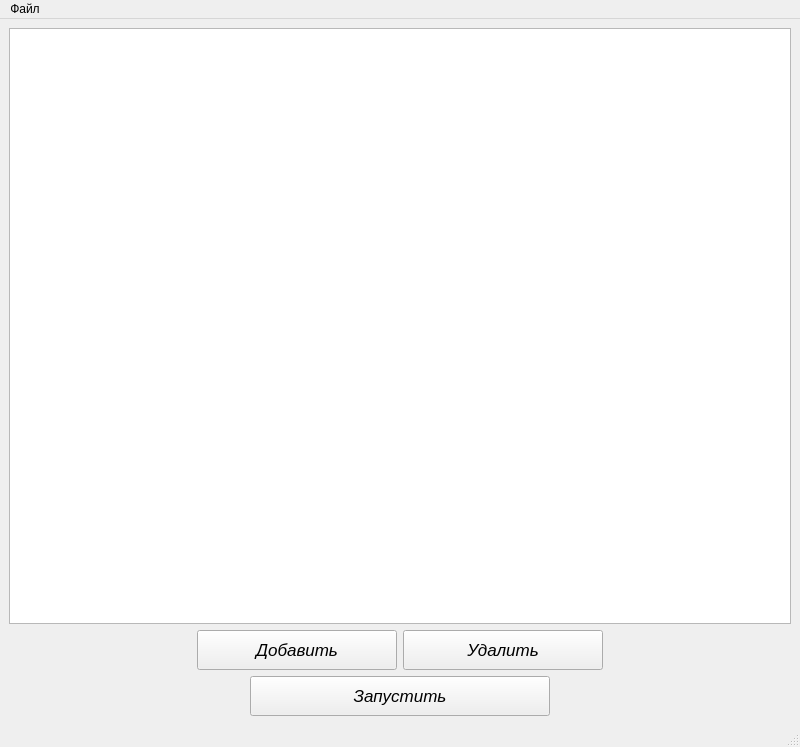
<?xml version="1.0" encoding="UTF-8"?>
<ui version="4.0">
 <class>MainWindow</class>
 <widget class="QMainWindow" name="MainWindow">
  <property name="geometry">
   <rect>
    <x>0</x>
    <y>0</y>
    <width>800</width>
    <height>747</height>
   </rect>
  </property>
  <property name="minimumSize">
   <size>
    <width>800</width>
    <height>0</height>
   </size>
  </property>
  <property name="windowTitle">
   <string>MainWindow</string>
  </property>
  <widget class="QWidget" name="centralwidget">
   <layout class="QVBoxLayout" name="verticalLayout">
    <item>
     <widget class="QListWidget" name="listWidget">
      <property name="minimumSize">
       <size>
        <width>770</width>
        <height>0</height>
       </size>
      </property>
     </widget>
    </item>
    <item>
     <layout class="QHBoxLayout" name="horizontalLayout">
      <item>
       <spacer name="horizontalSpacer_3">
        <property name="orientation">
         <enum>Qt::Horizontal</enum>
        </property>
        <property name="sizeHint" stdset="0">
         <size>
          <width>40</width>
          <height>20</height>
         </size>
        </property>
       </spacer>
      </item>
      <item>
       <widget class="QPushButton" name="pushButton_addCommand">
        <property name="minimumSize">
         <size>
          <width>200</width>
          <height>40</height>
         </size>
        </property>
        <property name="font">
         <font>
          <pointsize>13</pointsize>
          <italic>true</italic>
         </font>
        </property>
        <property name="text">
         <string>Добавить</string>
        </property>
       </widget>
      </item>
      <item>
       <widget class="QPushButton" name="pushButton_delCommand">
        <property name="minimumSize">
         <size>
          <width>200</width>
          <height>40</height>
         </size>
        </property>
        <property name="font">
         <font>
          <pointsize>13</pointsize>
          <italic>true</italic>
         </font>
        </property>
        <property name="text">
         <string>Удалить</string>
        </property>
       </widget>
      </item>
      <item>
       <spacer name="horizontalSpacer_4">
        <property name="orientation">
         <enum>Qt::Horizontal</enum>
        </property>
        <property name="sizeHint" stdset="0">
         <size>
          <width>40</width>
          <height>20</height>
         </size>
        </property>
       </spacer>
      </item>
     </layout>
    </item>
    <item>
     <layout class="QHBoxLayout" name="horizontalLayout_2">
      <item>
       <spacer name="horizontalSpacer">
        <property name="orientation">
         <enum>Qt::Horizontal</enum>
        </property>
        <property name="sizeHint" stdset="0">
         <size>
          <width>40</width>
          <height>20</height>
         </size>
        </property>
       </spacer>
      </item>
      <item>
       <widget class="QPushButton" name="pushButton_enter">
        <property name="minimumSize">
         <size>
          <width>300</width>
          <height>40</height>
         </size>
        </property>
        <property name="font">
         <font>
          <family>Ubuntu</family>
          <pointsize>13</pointsize>
          <weight>50</weight>
          <italic>true</italic>
          <bold>false</bold>
         </font>
        </property>
        <property name="text">
         <string>Запустить</string>
        </property>
       </widget>
      </item>
      <item>
       <spacer name="horizontalSpacer_2">
        <property name="orientation">
         <enum>Qt::Horizontal</enum>
        </property>
        <property name="sizeHint" stdset="0">
         <size>
          <width>40</width>
          <height>20</height>
         </size>
        </property>
       </spacer>
      </item>
     </layout>
    </item>
   </layout>
  </widget>
  <widget class="QMenuBar" name="menubar">
   <property name="geometry">
    <rect>
     <x>0</x>
     <y>0</y>
     <width>800</width>
     <height>22</height>
    </rect>
   </property>
   <widget class="QMenu" name="menu">
    <property name="title">
     <string>Файл</string>
    </property>
    <addaction name="action_create"/>
    <addaction name="action_open"/>
    <addaction name="action_save"/>
    <addaction name="action_saveAs"/>
    <addaction name="separator"/>
    <addaction name="action_settings"/>
   </widget>
   <addaction name="menu"/>
  </widget>
  <widget class="QStatusBar" name="statusbar"/>
  <action name="action_create">
   <property name="icon">
    <iconset resource="resource.qrc">
     <normaloff>:/img/resources/images/actions/createFile.png</normaloff>:/img/resources/images/actions/createFile.png</iconset>
   </property>
   <property name="text">
    <string>Создать</string>
   </property>
   <property name="shortcut">
    <string>Ctrl+N</string>
   </property>
  </action>
  <action name="action_open">
   <property name="icon">
    <iconset resource="resource.qrc">
     <normaloff>:/img/resources/images/actions/openFile.png</normaloff>:/img/resources/images/actions/openFile.png</iconset>
   </property>
   <property name="text">
    <string>Открыть</string>
   </property>
   <property name="shortcut">
    <string>Ctrl+O</string>
   </property>
  </action>
  <action name="action_save">
   <property name="icon">
    <iconset resource="resource.qrc">
     <normaloff>:/img/resources/images/actions/save.png</normaloff>:/img/resources/images/actions/save.png</iconset>
   </property>
   <property name="text">
    <string>Сохранить</string>
   </property>
   <property name="shortcut">
    <string>Ctrl+S</string>
   </property>
  </action>
  <action name="action_saveAs">
   <property name="icon">
    <iconset resource="resource.qrc">
     <normaloff>:/img/resources/images/actions/saveAs.png</normaloff>:/img/resources/images/actions/saveAs.png</iconset>
   </property>
   <property name="text">
    <string>Сохранить как...</string>
   </property>
   <property name="shortcut">
    <string>Ctrl+Shift+S</string>
   </property>
  </action>
  <action name="action_settings">
   <property name="icon">
    <iconset resource="resource.qrc">
     <normaloff>:/img/resources/images/actions/settings.png</normaloff>:/img/resources/images/actions/settings.png</iconset>
   </property>
   <property name="text">
    <string>Настройки </string>
   </property>
   <property name="shortcut">
    <string>Ctrl+Q</string>
   </property>
  </action>
 </widget>
 <resources>
  <include location="resource.qrc"/>
 </resources>
 <connections/>
</ui>
